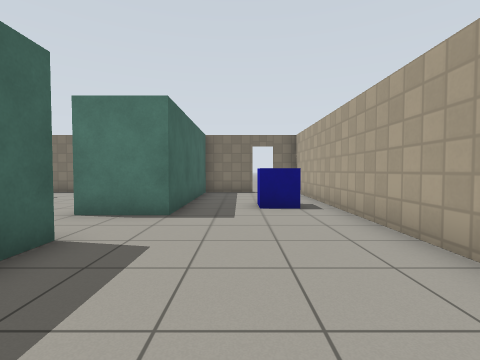
View 1 (above)

20 first-person views from a walk through a robot-simulator world made for Gazebo. The camera is 0.94 m above the floor, tilts 2° down and sees 85° across. The floor is counted in squares, 1 m on a side. Each view is taken from the middle of a square. On the plan, view 1 faces up. The plan holds only what a view shows up to about 11 squares ahead; the rest is blank. Gazebo's built-in surfaces are drawn with simple patterns.

View 2
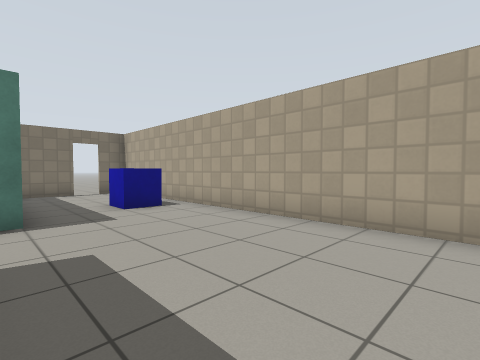

View 3
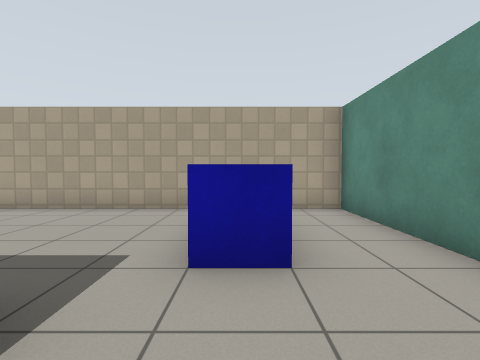

View 4
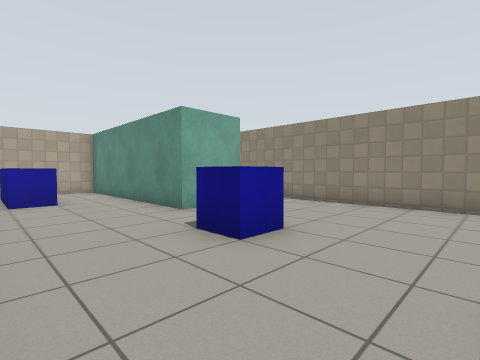

View 5
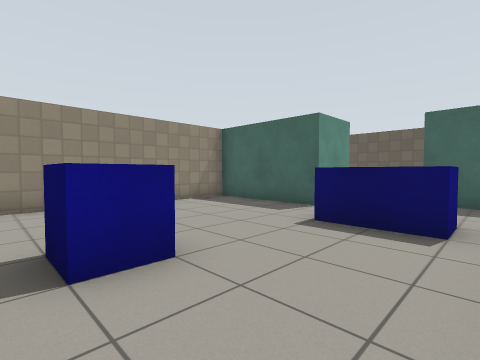

View 6
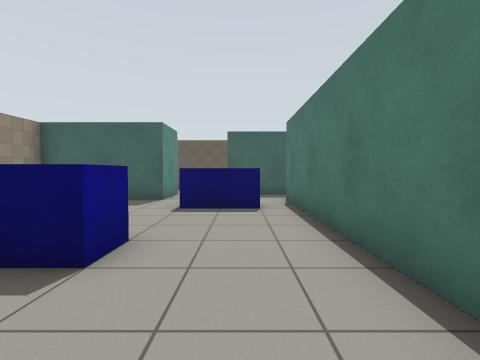

View 7
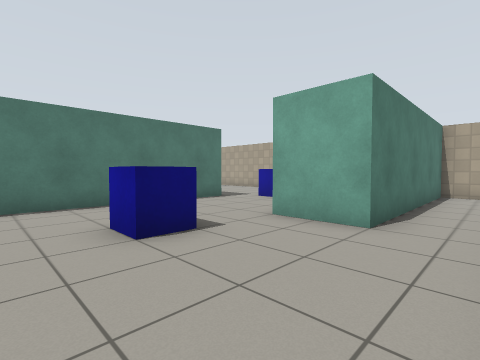

View 8
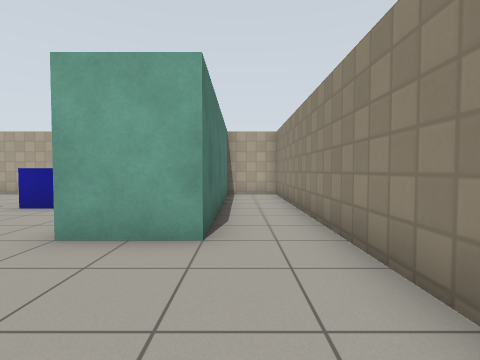

View 9
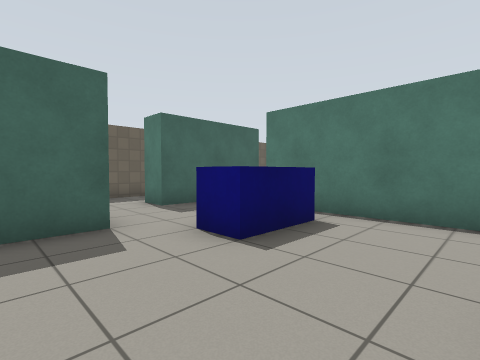

View 10
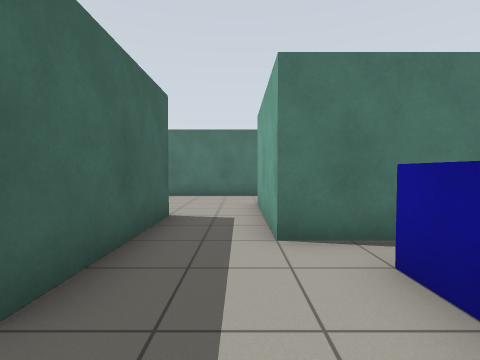

View 11
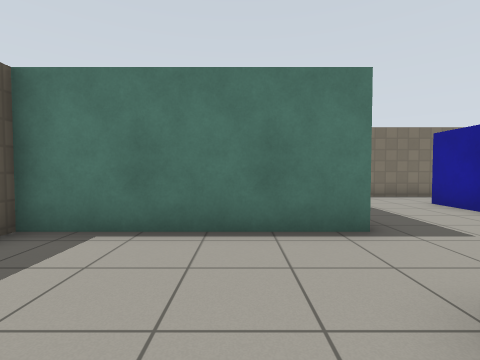

View 12
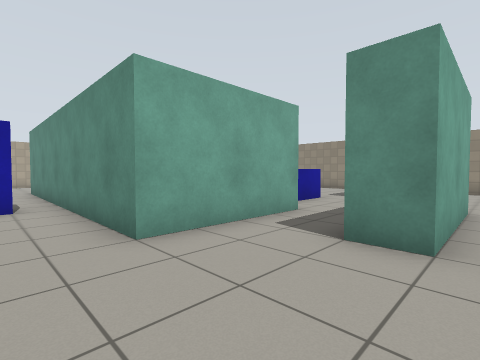

View 13
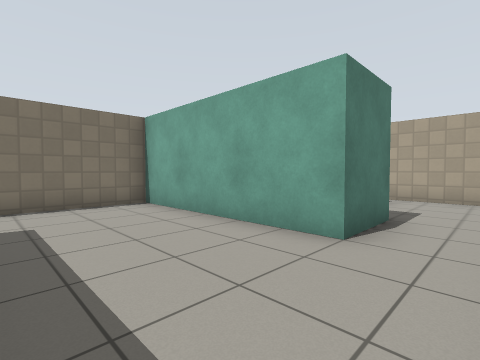

View 14
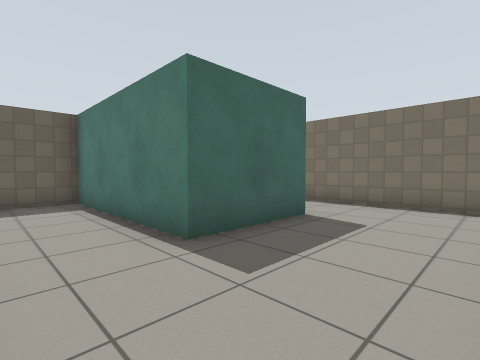

View 15
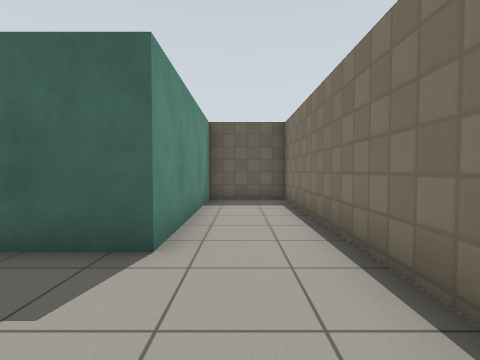

View 16
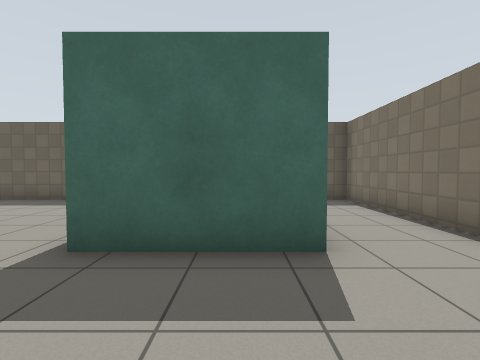

View 17
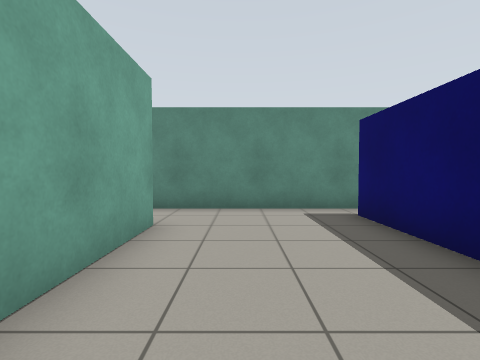

View 18
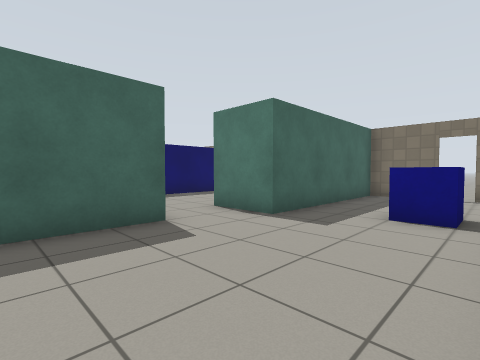

View 19
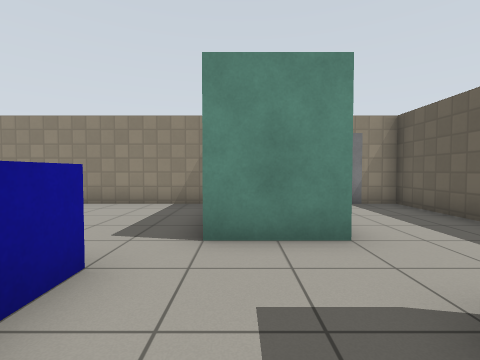

View 20
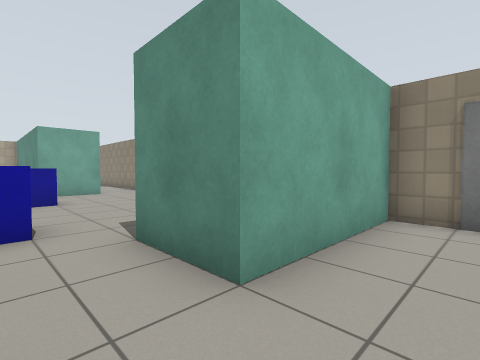

### Floor plan
Points are (right, up) in squares from view 1. A wall is a line through its corners. A room is listed if a view was taken in it or the views show most of it. See-through windows are left out.
Room 1 (views 1, 2, 3, 4, 5, 6, 7, 8, 9, 10, 18, 19, 20)
walls: (-2.4, -0.5) (-12.5, -0.5) (-12.5, 1.5); (-3.5, 3.5) (-2.5, 3.5) (-2.5, 1.1); (-14.5, 1.5) (-14.5, -2.5) (-15.5, -2.5) (-15.5, 1.5); (-17.5, -1.5) (-17.5, -8.5) (-14.5, -8.5) (-14.5, -4.5) (-12.5, -4.5) (-12.5, -8.5) (2.5, -8.5) (2.5, -6.5) (-4.5, -6.5) (-4.5, -4.5) (2.5, -4.5) (2.5, 11.5) (1.4, 11.5); (-17.5, 1.5) (-17.5, 0.3); (0.6, 11.5) (-1.5, 11.5) (-1.5, 5.5) (-3.5, 5.5)
ways out: opening at (-16, 1) to room 2; opening at (-13.5, 0.5) to room 2; opening at (-3, 4.5) to room 3; open door at (1, 11.5)
objects: door leaf (-16, -9); blue box (-11, -3) to (-11, -2); blue box (-7, -4); blue box (-1, -2) to (1, -2); blue box (1, 7)
Room 2 (views 11, 12)
walls: (-12, 6) (-17.5, 6) (-17.5, 4.3); (-15.5, 1.5) (-14.5, 1.5); (-12.5, 1.5) (-12.5, 3.5) (-11.5, 3.5); (-17.5, 2.5) (-17.5, 1.5)
ways out: opening at (-16, 1) to room 1; opening at (-13.5, 0.5) to room 1; opening at (-12, 4.5) to room 4
Room 3 (views 13, 17)
walls: (-7.5, 7.4) (-7.5, 4.4); (-3.5, 5.5) (-3.5, 11.5) (-7.5, 11.5); (-7.5, 3.5) (-3.5, 3.5)
ways out: opening at (-3, 4.5) to room 1; opening at (-8, 4) to room 4; opening at (-8, 10) to room 4
Room 4 (views 14, 15, 16)
walls: (-8.5, 8) (-8.5, 9.5); (-11.5, 3.5) (-7.5, 3.5); (-7.5, 11.5) (-17.4, 11.5) (-17.4, 9) (-12, 9) (-12, 6)
ways out: opening at (-12, 4.5) to room 2; opening at (-8, 4) to room 3; opening at (-8, 10) to room 3

Positions as (right, up) in squares from view 1, and headings:
1: (0, 0), facing up
2: (-2, 0), facing up-right
3: (-4, -2), facing right
4: (-10, -1), facing down-right
5: (-6, -1), facing down-left
6: (-4, -2), facing left
7: (-9, -8), facing up-right
8: (-8, -7), facing right
9: (-8, -6), facing up-left
10: (-13, -4), facing up
11: (-14, 2), facing up
12: (-16, 5), facing down-right
13: (-7, 4), facing up-right
14: (-9, 4), facing up-left
15: (-9, 10), facing left
16: (-9, 8), facing left
17: (-5, 10), facing down
18: (2, 1), facing up-left
19: (-13, -1), facing down
20: (-16, -3), facing down-right
